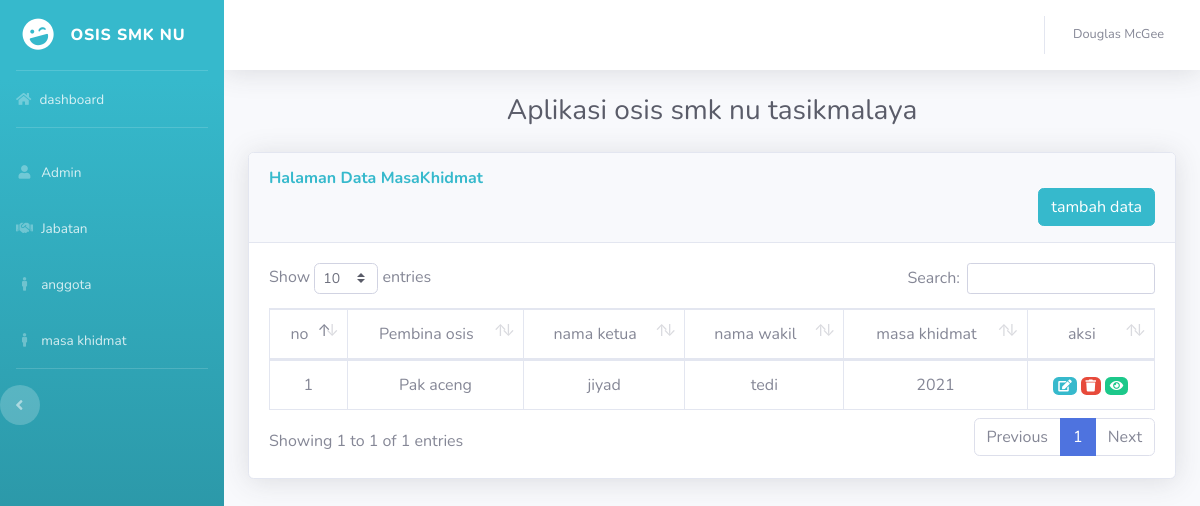
The page /index.php/auth/home3 on the database its author committed.
### tables this page shows
CREATE TABLE `tbl_masa_khidmat` (
  `id_masa_khidmat` int(5) NOT NULL,
  `Pembina_osis` varchar(100) NOT NULL,
  `nama_ketua` varchar(100) NOT NULL,
  `nama_wakil` varchar(100) NOT NULL,
  `masa_khidmat` varchar(100) NOT NULL
);

### application/controllers/Auth.php (called while the page is built, shortened)
<?php
class Auth extends CI_Controller
{
    public function __construct()
    {
        $this->load->model('Tbl_jabatan', 'tj');
        $this->load->model('Tbl_anggota', 'agt');
        $this->load->model('Tbl_masa_khidmat', 'mkh');
    }
   public function home3(){
       $this->load->model('tbl_masa_khidmat','mkh');
       $data['masa_khidmat']=$this->mkh->masa_khidmat();
       $this->load->view('templates/auth_header');
        $this->load->view('templates/auth_sidebar');
        $this->load->view('templates/index3', $data);
        $this->load->view('templates/auth_topbar');
        $this->load->view('templates/auth_footer');
   }
}

### index.php (called while the page is built, shortened)
<?php
require_once BASEPATH.'core/CodeIgniter.php';

### application/models/Tbl_masa_khidmat.php (called while the page is built, shortened)
<?php
class Tbl_masa_khidmat extends CI_Model{
    public function masa_khidmat()
    {
        return $this->db->get('Tbl_masa_khidmat')->result_array();
    }
}
?>

### application/views/templates/index3.php (the view, shortened to what this page needs)
<div class="container-fluid">
    <center><h6 class="h3 mb-4 text-gray-800">Aplikasi osis smk nu tasikmalaya</h6></center>
    <div class="card shadow mb-4">
  <div class="card-header py-3">
    <h6 class="m-0 font-weight-bold text-info">Halaman Data MasaKhidmat</h6>
    <button type="button" class="btn btn-info float-right" data-toggle="modal" data-target="#exampleModal">
    tambah data
</button>
</div>
    <div class="card-body">
    <div class="table-responsive">
    <table class="table table-bordered text-center"id="dataTable" width="100%" cellspacing="0">
 <thead>
<tr>
    <td>no</td>
    <td>Pembina osis</td>
    <td>nama ketua</td>
    <td>nama wakil</td>
    <td>masa khidmat</td>
    <td>aksi</td>
</tr>
</thead>
<tbody>
<?php
    $no=1;
    foreach($masa_khidmat as $mkh):?>
<tr>
      <td><?php echo $no++;?></td>
    <td><?php echo $mkh['Pembina_osis'];?></td>
    <td><?php echo $mkh['nama_ketua'];?></td>
    <td><?php echo $mkh['nama_wakil'];?></td>
    <td><?php echo $mkh['masa_khidmat'];?></td>
    <td>
    <a href="<?php echo base_url()?>home3/edit_data/<?php echo $mkh['id_masa_khidmat'];?>"class="badge badge-info"> <i class="fa fa-edit"></i></a>
    <a href="<?php echo base_url()?>home3/hapus_data/<?php echo $mkh['id_masa_khidmat'];?>"class="badge badge-danger"><i class="fa fa-trash"></i></a>
    <a href="<?php echo base_url()?>home3/lihat_data/<?php echo $mkh['id_masa_khidmat'];?>"class="badge badge-success"><i class="fa fa-eye"></i></a>
    </td>
</tr>
<?php endforeach;?>
</tbody>
</table>
    </div>
  </div>
 </div>
</div>
</div>

### rows shown on the page
tbl_masa_khidmat: Pembina_osis "Pak aceng", nama_ketua "jiyad", nama_wakil "tedi", masa_khidmat "2021"
